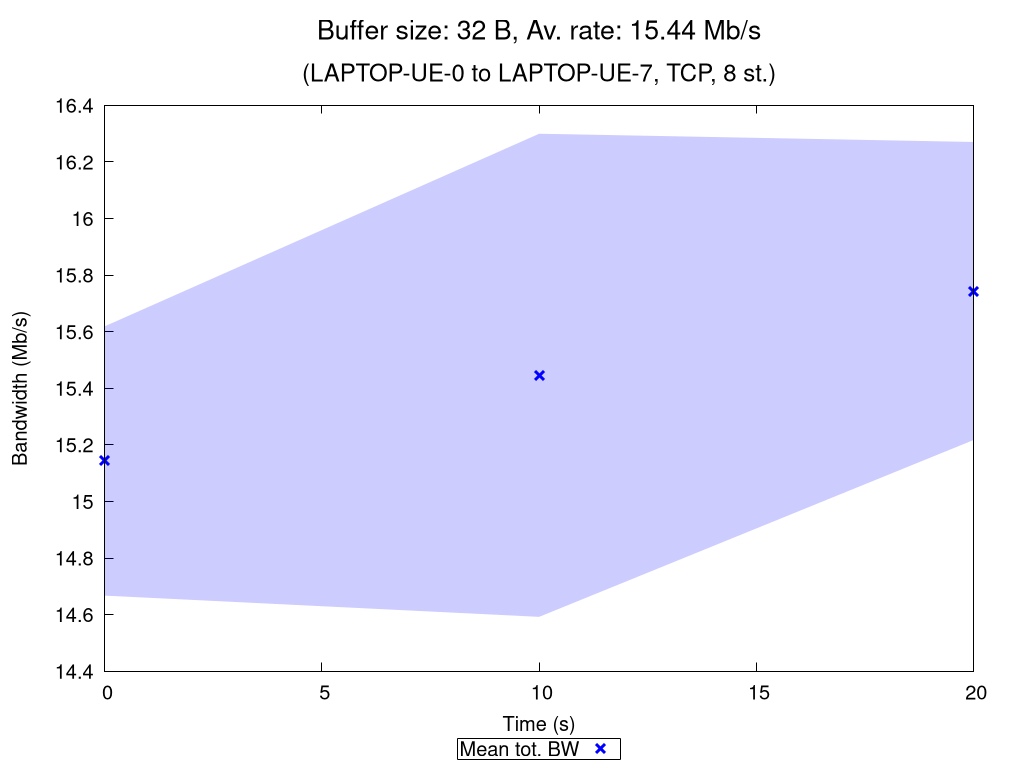

The gnuplot source for this figure:
set terminal pngcairo nocrop enhanced size 1024,768 font "Verdana,15"
set output "TCP_8_st_2020_10_29_09-41-39_one2two_00032B.png"

set title "{/=20 Buffer size: 32 B, Av. rate: 15.44 Mb/s}\n\n{/=18 (LAPTOP-UE-0 to LAPTOP-UE-7, TCP, 8 st.)}"

set xlabel "Time (s)"
set ylabel "Bandwidth (Mb/s)"
set ytics nomirror
set key bmargin center horizontal box samplen 1 width -1
set bmargin 4.6
set rmargin 4.5

rf = 1000000.0  # rate factor
set style fill transparent solid 0.2 noborder
set autoscale xfix
plot "TCP_8_st_2020_10_29_09-41-39_one2two_00032B_iperf_processed.dat" using 1:($2/rf-$3/rf):($2/rf+$3/rf) with filledcurves lc rgb "blue" notitle, \
     "" using 1:($2/rf) with points pt 2 ps 1.5 lw 3 lc rgb "blue" title "Mean tot. BW", \
